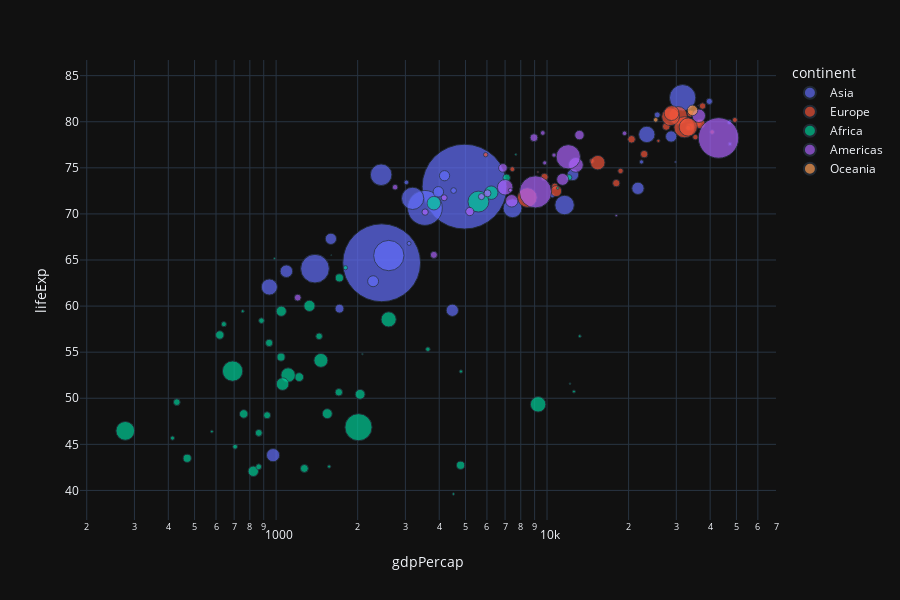

Notebook source saved alongside this figure:
### Code cell
px.scatter(df,x='gdpPercap',y='lifeExp',color='continent',hover_name='country', height=600, size='pop', size_max=60, log_x=True)

### Figure 1 — Plotly figure (JSON) as saved in the notebook; plotly's stock layout.template omitted (floating-point values rounded to 4 significant figures)
{"data": [{"hovertemplate": "<b>%{hovertext}</b><br><br>continent=Asia<br>gdpPercap=%{x}<br>lifeExp=%{y}<br>pop=%{marker.size}<extra></extra>", "hovertext": ["Afghanistan", "Bahrain", "Bangladesh", "Cambodia", "China", "Hong Kong, China", "India", "Indonesia", "Iran", "Iraq", "Israel", "Japan", "Jordan", "Korea, Dem. Rep.", "Korea, Rep.", "Kuwait", "Lebanon", "Malaysia", "Mongolia", "Myanmar", "Nepal", "Oman", "Pakistan", "Philippines", "Saudi Arabia", "Singapore", "Sri Lanka", "Syria", "Taiwan", "Thailand", "Vietnam", "West Bank and Gaza", "Yemen, Rep."], "legendgroup": "Asia", "marker": {"color": "#636efa", "size": [31889923, 708573, 150448339, 14131858, 1318683096, 6980412, 1110396331, 223547000, 69453570, 27499638, 6426679, 127467972, 6053193, 23301725, 49044790, 2505559, 3921278, 24821286, 2874127, 47761980, 28901790, 3204897, 169270617, 91077287, 27601038, 4553009, 20378239, 19314747, 23174294, 65068149, 85262356, 4018332, 22211743], "sizemode": "area", "sizeref": 366300.0, "symbol": "circle"}, "mode": "markers", "name": "Asia", "orientation": "v", "showlegend": true, "x": [974.6, 29800.0, 1391.0, 1714.0, 4959.0, 39720.0, 2452.0, 3541.0, 11610.0, 4471.0, 25520.0, 31660.0, 4519.0, 1593.0, 23350.0, 47310.0, 10460.0, 12450.0, 3096.0, 944.0, 1091.0, 22320.0, 2606.0, 3190.0, 21650.0, 47140.0, 3970.0, 4185.0, 28720.0, 7458.0, 2442.0, 3025.0, 2281.0], "xaxis": "x", "y": [43.83, 75.64, 64.06, 59.72, 72.96, 82.21, 64.7, 70.65, 70.96, 59.55, 80.75, 82.6, 72.53, 67.3, 78.62, 77.59, 71.99, 74.24, 66.8, 62.07, 63.78, 75.64, 65.48, 71.69, 72.78, 79.97, 72.4, 74.14, 78.4, 70.62, 74.25, 73.42, 62.7], "yaxis": "y", "type": "scatter"}, {"hovertemplate": "<b>%{hovertext}</b><br><br>continent=Europe<br>gdpPercap=%{x}<br>lifeExp=%{y}<br>pop=%{marker.size}<extra></extra>", "hovertext": ["Albania", "Austria", "Belgium", "Bosnia and Herzegovina", "Bulgaria", "Croatia", "Czech Republic", "Denmark", "Finland", "France", "Germany", "Greece", "Hungary", "Iceland", "Ireland", "Italy", "Montenegro", "Netherlands", "Norway", "Poland", "Portugal", "Romania", "Serbia", "Slovak Republic", "Slovenia", "Spain", "Sweden", "Switzerland", "Turkey", "United Kingdom"], "legendgroup": "Europe", "marker": {"color": "#EF553B", "size": [3600523, 8199783, 10392226, 4552198, 7322858, 4493312, 10228744, 5468120, 5238460, 61083916, 82400996, 10706290, 9956108, 301931, 4109086, 58147733, 684736, 16570613, 4627926, 38518241, 10642836, 22276056, 10150265, 5447502, 2009245, 40448191, 9031088, 7554661, 71158647, 60776238], "sizemode": "area", "sizeref": 366300.0, "symbol": "circle"}, "mode": "markers", "name": "Europe", "orientation": "v", "showlegend": true, "x": [5937.0, 36130.0, 33690.0, 7446.0, 10680.0, 14620.0, 22830.0, 35280.0, 33210.0, 30470.0, 32170.0, 27540.0, 18010.0, 36180.0, 40680.0, 28570.0, 9254.0, 36800.0, 49360.0, 15390.0, 20510.0, 10810.0, 9787.0, 18680.0, 25770.0, 28820.0, 33860.0, 37510.0, 8458.0, 33200.0], "xaxis": "x", "y": [76.42, 79.83, 79.44, 74.85, 73.0, 75.75, 76.49, 78.33, 79.31, 80.66, 79.41, 79.48, 73.34, 81.76, 78.89, 80.55, 74.54, 79.76, 80.2, 75.56, 78.1, 72.48, 74.0, 74.66, 77.93, 80.94, 80.88, 81.7, 71.78, 79.42], "yaxis": "y", "type": "scatter"}, {"hovertemplate": "<b>%{hovertext}</b><br><br>continent=Africa<br>gdpPercap=%{x}<br>lifeExp=%{y}<br>pop=%{marker.size}<extra></extra>", "hovertext": ["Algeria", "Angola", "Benin", "Botswana", "Burkina Faso", "Burundi", "Cameroon", "Central African Republic", "Chad", "Comoros", "Congo, Dem. Rep.", "Congo, Rep.", "Cote d'Ivoire", "Djibouti", "Egypt", "Equatorial Guinea", "Eritrea", "Ethiopia", "Gabon", "Gambia", "Ghana", "Guinea", "Guinea-Bissau", "Kenya", "Lesotho", "Liberia", "Libya", "Madagascar", "Malawi", "Mali", "Mauritania", "Mauritius", "Morocco", "Mozambique", "Namibia", "Niger", "Nigeria", "Reunion", "Rwanda", "Sao Tome and Principe", "Senegal", "Sierra Leone", "Somalia", "South Africa", "Sudan", "Swaziland", "Tanzania", "Togo", "Tunisia", "Uganda", "Zambia", "Zimbabwe"], "legendgroup": "Africa", "marker": {"color": "#00cc96", "size": [33333216, 12420476, 8078314, 1639131, 14326203, 8390505, 17696293, 4369038, 10238807, 710960, 64606759, 3800610, 18013409, 496374, 80264543, 551201, 4906585, 76511887, 1454867, 1688359, 22873338, 9947814, 1472041, 35610177, 2012649, 3193942, 6036914, 19167654, 13327079, 12031795, 3270065, 1250882, 33757175, 19951656, 2055080, 12894865, 135031164, 798094, 8860588, 199579, 12267493, 6144562, 9118773, 43997828, 42292929, 1133066, 38139640, 5701579, 10276158, 29170398, 11746035, 12311143], "sizemode": "area", "sizeref": 366300.0, "symbol": "circle"}, "mode": "markers", "name": "Africa", "orientation": "v", "showlegend": true, "x": [6223.0, 4797.0, 1441.0, 12570.0, 1217.0, 430.1, 2042.0, 706.0, 1704.0, 986.1, 277.6, 3633.0, 1545.0, 2082.0, 5581.0, 12150.0, 641.4, 690.8, 13210.0, 752.7, 1328.0, 942.7, 579.2, 1463.0, 1569.0, 414.5, 12060.0, 1045.0, 759.3, 1043.0, 1803.0, 10960.0, 3820.0, 823.7, 4811.0, 619.7, 2014.0, 7670.0, 863.1, 1598.0, 1712.0, 862.5, 926.1, 9270.0, 2602.0, 4513.0, 1107.0, 883.0, 7093.0, 1056.0, 1271.0, 469.7], "xaxis": "x", "y": [72.3, 42.73, 56.73, 50.73, 52.3, 49.58, 50.43, 44.74, 50.65, 65.15, 46.46, 55.32, 48.33, 54.79, 71.34, 51.58, 58.04, 52.95, 56.73, 59.45, 60.02, 56.01, 46.39, 54.11, 42.59, 45.68, 73.95, 59.44, 48.3, 54.47, 64.16, 72.8, 71.16, 42.08, 52.91, 56.87, 46.86, 76.44, 46.24, 65.53, 63.06, 42.57, 48.16, 49.34, 58.56, 39.61, 52.52, 58.42, 73.92, 51.54, 42.38, 43.49], "yaxis": "y", "type": "scatter"}, {"hovertemplate": "<b>%{hovertext}</b><br><br>continent=Americas<br>gdpPercap=%{x}<br>lifeExp=%{y}<br>pop=%{marker.size}<extra></extra>", "hovertext": ["Argentina", "Bolivia", "Brazil", "Canada", "Chile", "Colombia", "Costa Rica", "Cuba", "Dominican Republic", "Ecuador", "El Salvador", "Guatemala", "Haiti", "Honduras", "Jamaica", "Mexico", "Nicaragua", "Panama", "Paraguay", "Peru", "Puerto Rico", "Trinidad and Tobago", "United States", "Uruguay", "Venezuela"], "legendgroup": "Americas", "marker": {"color": "#ab63fa", "size": [40301927, 9119152, 190010647, 33390141, 16284741, 44227550, 4133884, 11416987, 9319622, 13755680, 6939688, 12572928, 8502814, 7483763, 2780132, 108700891, 5675356, 3242173, 6667147, 28674757, 3942491, 1056608, 301139947, 3447496, 26084662], "sizemode": "area", "sizeref": 366300.0, "symbol": "circle"}, "mode": "markers", "name": "Americas", "orientation": "v", "showlegend": true, "x": [12780.0, 3822.0, 9066.0, 36320.0, 13170.0, 7007.0, 9645.0, 8948.0, 6025.0, 6873.0, 5728.0, 5186.0, 1202.0, 3548.0, 7321.0, 11980.0, 2749.0, 9809.0, 4173.0, 7409.0, 19330.0, 18010.0, 42950.0, 10610.0, 11420.0], "xaxis": "x", "y": [75.32, 65.55, 72.39, 80.65, 78.55, 72.89, 78.78, 78.27, 72.23, 74.99, 71.88, 70.26, 60.92, 70.2, 72.57, 76.19, 72.9, 75.54, 71.75, 71.42, 78.75, 69.82, 78.24, 76.38, 73.75], "yaxis": "y", "type": "scatter"}, {"hovertemplate": "<b>%{hovertext}</b><br><br>continent=Oceania<br>gdpPercap=%{x}<br>lifeExp=%{y}<br>pop=%{marker.size}<extra></extra>", "hovertext": ["Australia", "New Zealand"], "legendgroup": "Oceania", "marker": {"color": "#FFA15A", "size": [20434176, 4115771], "sizemode": "area", "sizeref": 366300.0, "symbol": "circle"}, "mode": "markers", "name": "Oceania", "orientation": "v", "showlegend": true, "x": [34440.0, 25190.0], "xaxis": "x", "y": [81.23, 80.2], "yaxis": "y", "type": "scatter"}], "layout": {"xaxis": {"anchor": "y", "domain": [0.0, 1.0], "title": {"text": "gdpPercap"}, "type": "log"}, "yaxis": {"anchor": "x", "domain": [0.0, 1.0], "title": {"text": "lifeExp"}}, "legend": {"title": {"text": "continent"}, "tracegroupgap": 0, "itemsizing": "constant"}, "margin": {"t": 60}, "height": 600}}
